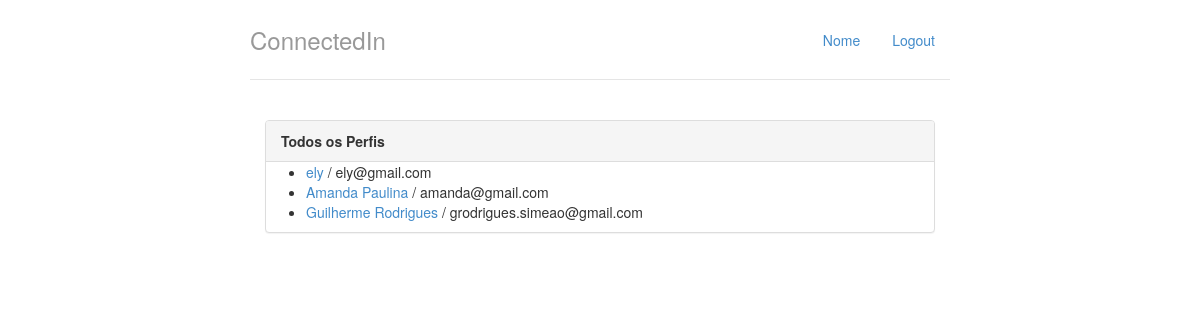
The page / on the database its author committed.
### perfis/models.py (models this page shows, shortened)
class Perfil(models.Model):
    nome = models.CharField(max_length=255, null=False)
    telefone = models.CharField(max_length=15, null= False)
    email = models.CharField(max_length=255, null=False)
    nome_empresa = models.CharField(max_length=255, null=False)

### perfis/views.py (the view)
# urls.py: path('', views.index,name='index'),
def index(request):
	return render(request, 'index.html',{'perfis' :Perfil.objects.all()})

### perfis/templates/index.html
{% extends "base.html" %}
{% block body %}
<div class="col-lg-12">
    <div class="panel panel-default">
        <div class="panel-heading">
            <strong>Todos os Perfis</strong>
        </div>
        {% if perfis %}
        <ul>
            {% for perfil in perfis %}
            <li>
        <a href="{% url 'exibir' perfil.id%}">{{ perfil.nome }}</a>
        / {{ perfil.email }}
        </li>
        {% endfor %}
        </ul>
        {% else %}
        <p>Nenhum Perfil encontrado</p>
        {% endif %}
    </div>
</div>
{% endblock %}

### perfis/static/styles/main.css (style rules this page uses)
body { padding-top: 20px; padding-bottom: 20px; }

### rows shown on the page
Perfil: nome "ely", email "ely@gmail.com"
Perfil: nome "Amanda Paulina", email "amanda@gmail.com"
Perfil: nome "Guilherme Rodrigues", email "grodrigues.simeao@gmail.com"
